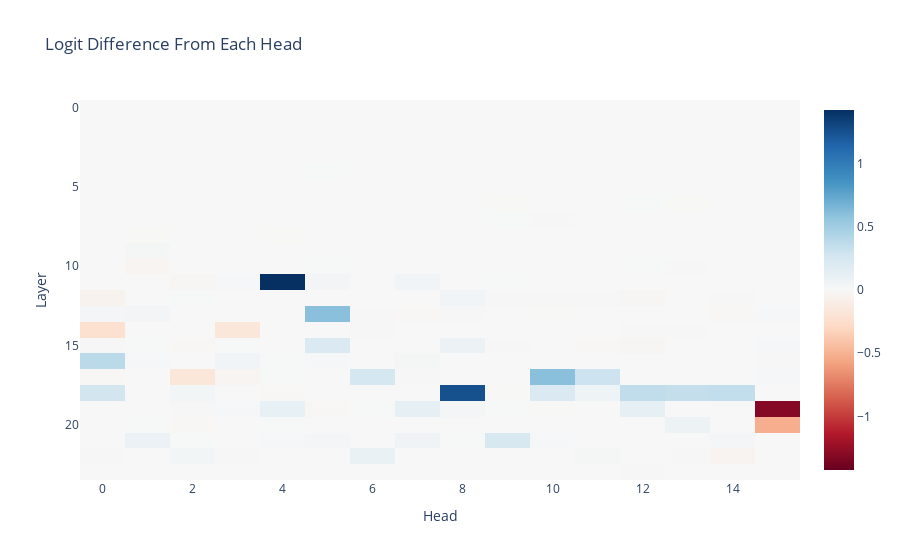

Notebook cell for this chart:
### Markdown cell above
Heads L8H9, L8H5, and L7H4 contribute the most in the direction of the logit difference.

If this model is similar to Pythia 160M without dropout, these are likely to be name movers and potentially S-inhibition heads.

### Code cell
per_head_residual, labels = clean_cache.stack_head_results(layer=-1, pos_slice=-1, return_labels=True)
per_head_logit_diffs = residual_stack_to_logit_diff(per_head_residual, clean_cache)
per_head_logit_diffs = einops.rearrange(per_head_logit_diffs, "(layer head_index) -> layer head_index", layer=model.cfg.n_layers, head_index=model.cfg.n_heads)
imshow(per_head_logit_diffs, xaxis="Head", yaxis="Layer", title="Logit Difference From Each Head")

### Figure 1 — Plotly figure (JSON) as saved in the notebook; plotly's stock layout.template omitted (floating-point values rounded to 4 significant figures; data arrays with more than 128 entries replaced by an {"elided": "..."} marker saying what was removed)
{"data": [{"coloraxis": "coloraxis", "hovertemplate": "x: %{x}<br>y: %{y}<br>color: %{z}<extra></extra>", "name": "0", "type": "heatmap", "xaxis": "x", "yaxis": "y", "z": {"elided": "24x16 float values"}}], "layout": {"coloraxis": {"cmid": 0, "colorscale": [[0, "rgb(103,0,31)"], [0.1, "rgb(178,24,43)"], [0.2, "rgb(214,96,77)"], [0.3, "rgb(244,165,130)"], [0.4, "rgb(253,219,199)"], [0.5, "rgb(247,247,247)"], [0.6, "rgb(209,229,240)"], [0.7, "rgb(146,197,222)"], [0.8, "rgb(67,147,195)"], [0.9, "rgb(33,102,172)"], [1, "rgb(5,48,97)"]]}, "title": {"text": "Logit Difference From Each Head"}, "xaxis": {"anchor": "y", "domain": [0, 1], "title": {"text": "Head"}}, "yaxis": {"anchor": "x", "autorange": "reversed", "domain": [0, 1], "title": {"text": "Layer"}}}}
